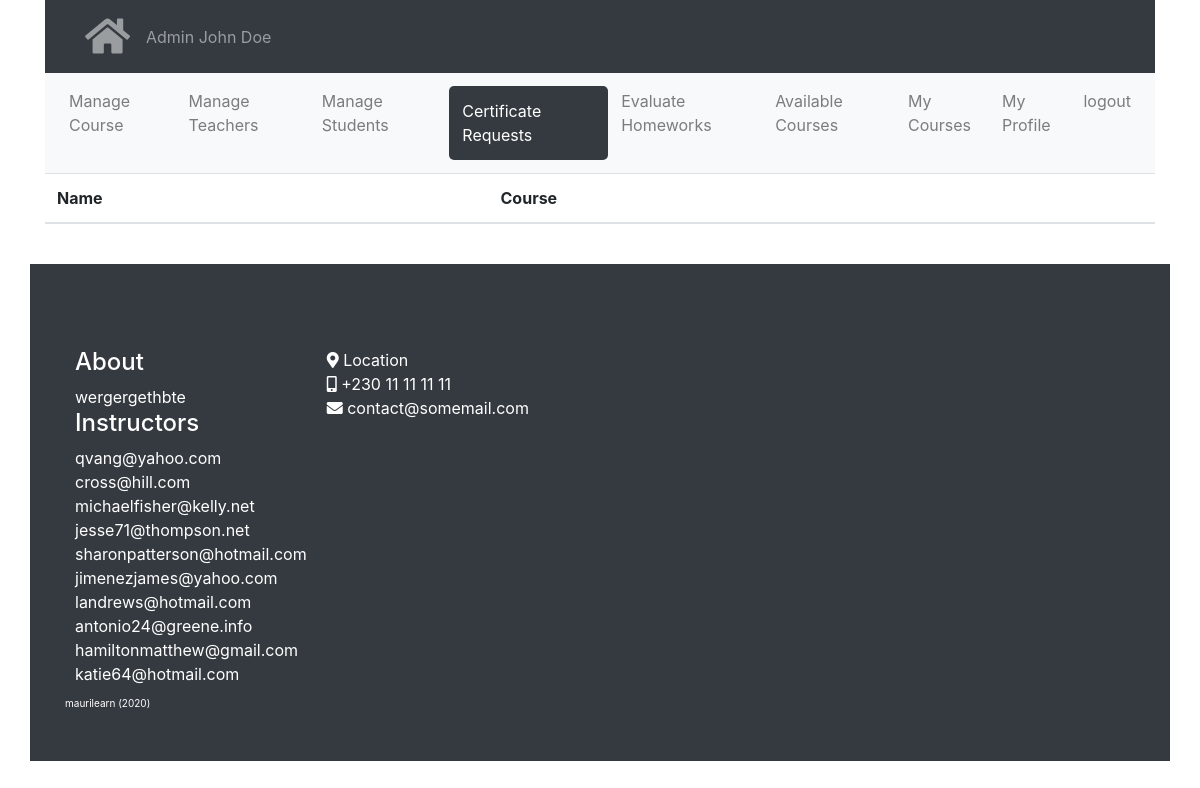
The page /course/view/certificate/request (signed in) on the database its author committed.
### modules/auth/models.py (models this page shows, shortened)
class User(UserMixin, db.Model):
    __tablename__ = 'users'
    id = db.Column(db.Integer, primary_key=True)
    email = db.Column(db.String(100))
    password = db.Column(db.String(128))
    name = db.Column(db.String(120))
    role = db.Column(db.String(120))
    courses = db.relationship("Course",
        secondary=course_subs,
        cascade = "all, delete")# !subs- teacher, students
    quiz_histories = db.relationship('QuizHistory', backref='person', lazy=True,
        cascade="all, delete, delete-orphan")
    def delete(self):
        db.session.delete(self)
        db.session.commit()

### modules/course/view.py (the view, shortened to what this page needs)
@course_blueprint.route("/view/certificate/request", methods=['GET', 'POST'])
@login_required
def view_certificate_request():
    if current_user.role in ['admin', 'teacher']:
        context = base_context()
        if current_user.role == 'admin':
            certif_requests = CertificateRequest.query.all()
            context['certif_requests'] = certif_requests
        context['User'] = User
        context['Course'] = Course
        return render_template('course/certificate_requests.html', **context)
    else:
        flash(notify_danger('Unauthorised attempt!'))
        return redirect(url_for('course.index'))

### shopyoapi/enhance.py (called while the page is built)
def base_context():
    base_context = {
        'MESSAGE': '',
        'current_user': current_user,
        'User': User
    }
    return base_context.copy()

### modules/course/templates/course/certificate_requests.html (shortened to what this page needs)
{% extends "base/base.html" %}
{% block content %}
{%set active_page = 'certificate_requests'%}
{%include 'course/partials/nav.html'%}
<table class="table">
    <thead>
        <th>
            Name
        </th>
        <th>
            Course
        </th>
        <th>
        </th>
    </thead>
</table>
{% endblock %}

### modules/base/templates/base/base.html (shortened to what this page needs)
<!DOCTYPE html>
<html>
<head>
    <link rel="stylesheet" href="/static/bootstrap.min.css">
    <link rel="stylesheet" href="/static/fontawesome/css/all.css">
</head>
<body>
<div class="container">
    <nav class="navbar navbar-expand-sm bg-dark navbar-dark">
      <div id="flashed-messages">
    </div>
      <ul class="navbar-nav">
        <li class="nav-item">
          <a class="nav-link" href="/" title="Main Page"><i class="fas fa-home"></i></a>
        </li>
      </ul>
      <ul class="navbar-nav">
        <li class="nav-item">
          <a class="nav-link" href="/" title="Main Page">
            <span style="text-transform:capitalize;">{{current_user.role}}</span> {{current_user.name}}
          </a>
        </li>
      </ul>
    </nav>
    {% block content %}{% endblock %}
</div>
<br>
<footer class="app-footer page-footer bg-dark container" style="">
  <br>
  <div class="row">
    <div class="">
      <h4>About</h4>
      wergergethbte
      <h4>Instructors</h4>
      {%for teacher in User.query.filter(
                (User.role == 'teacher')
                ).all()%}
        {{teacher.email}}<br>
      {%endfor%}
    </div>
    <div class="">
      <i class="fa fa-map-marker-alt"></i> Location <br>
      <i class="fa fa-mobile-alt"></i> +230 11 11 11 11 <br>
      <i class="fa fa-envelope"></i> contact@somemail.com
    </div>
  </div>
  <div class="row app-copyright">
    maurilearn (<span id="year"></span>)
  </div>
</footer>
</body>
</html>

### modules/base/templates/base/base.html (style rules this page uses)
html { scroll-behavior: smooth; }
.nav-link i { font-size: 40px; }
#flashed-messages { padding: 5px; position: fixed; right: 5px; top: 5px; z-index: 10; height: 300px; overflow-y: scroll; }
.app-footer { width: 100% !important; color: white !important; padding: 50px !important; }
.app-footer .row div { margin: 10px !important; }
.app-copyright { font-size: 10px; }

### rows shown on the page
User: role "Admin", name "John Doe"
User: email "qvang@yahoo.com"
User: email "cross@hill.com"
User: email "michaelfisher@kelly.net"
User: email "jesse71@thompson.net"
User: email "sharonpatterson@hotmail.com"
User: email "jimenezjames@yahoo.com"
User: email "landrews@hotmail.com"
User: email "antonio24@greene.info"
User: email "hamiltonmatthew@gmail.com"
User: email "katie64@hotmail.com"
